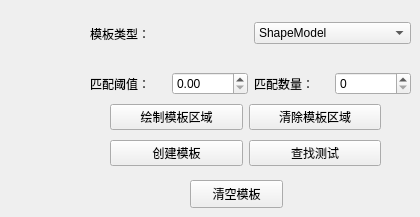
    <widget class="QWidget" name="tab">
     <attribute name="title">
      <string>补正</string>
     </attribute>
     <widget class="QPushButton" name="btn_clearAllTemplates">
      <property name="geometry">
       <rect>
        <x>190</x>
        <y>180</y>
        <width>93</width>
        <height>28</height>
       </rect>
      </property>
      <property name="text">
       <string>清空模板</string>
      </property>
     </widget>
     <widget class="QWidget" name="">
      <property name="geometry">
       <rect>
        <x>110</x>
        <y>100</y>
        <width>271</width>
        <height>71</height>
       </rect>
      </property>
      <layout class="QGridLayout" name="gridLayout_2">
       <item row="0" column="0">
        <widget class="QPushButton" name="btn_drawTemplate">
         <property name="text">
          <string>绘制模板区域</string>
         </property>
        </widget>
       </item>
       <item row="0" column="1">
        <widget class="QPushButton" name="btn_clearTemplate">
         <property name="text">
          <string>清除模板区域</string>
         </property>
        </widget>
       </item>
       <item row="1" column="0">
        <widget class="QPushButton" name="btn_creatTemplate">
         <property name="text">
          <string>创建模板</string>
         </property>
        </widget>
       </item>
       <item row="1" column="1">
        <widget class="QPushButton" name="btn_findTemplate">
         <property name="text">
          <string>查找测试</string>
         </property>
        </widget>
       </item>
      </layout>
     </widget>
     <widget class="QWidget" name="">
      <property name="geometry">
       <rect>
        <x>90</x>
        <y>20</y>
        <width>321</width>
        <height>27</height>
       </rect>
      </property>
      <layout class="QHBoxLayout" name="horizontalLayout_8">
       <item>
        <widget class="QLabel" name="label_36">
         <property name="text">
          <string>模板类型：</string>
         </property>
        </widget>
       </item>
       <item>
        <widget class="QComboBox" name="comboBox_matchType">
         <item>
          <property name="text">
           <string>ShapeModel</string>
          </property>
         </item>
         <item>
          <property name="text">
           <string>NCC Model</string>
          </property>
         </item>
         <item>
          <property name="text">
           <string>Opencv Model</string>
          </property>
         </item>
        </widget>
       </item>
      </layout>
     </widget>
     <widget class="QWidget" name="">
      <property name="geometry">
       <rect>
        <x>90</x>
        <y>70</y>
        <width>321</width>
        <height>27</height>
       </rect>
      </property>
      <layout class="QHBoxLayout" name="horizontalLayout_14">
       <item>
        <widget class="QLabel" name="label_28">
         <property name="text">
          <string>匹配阈值：</string>
         </property>
        </widget>
       </item>
       <item>
        <widget class="QDoubleSpinBox" name="doubleSpinBox_minScore"/>
       </item>
       <item>
        <widget class="QLabel" name="label_29">
         <property name="text">
          <string>匹配数量：</string>
         </property>
        </widget>
       </item>
       <item>
        <widget class="QSpinBox" name="spinBox_matchNumber"/>
       </item>
      </layout>
     </widget>
    </widget>
